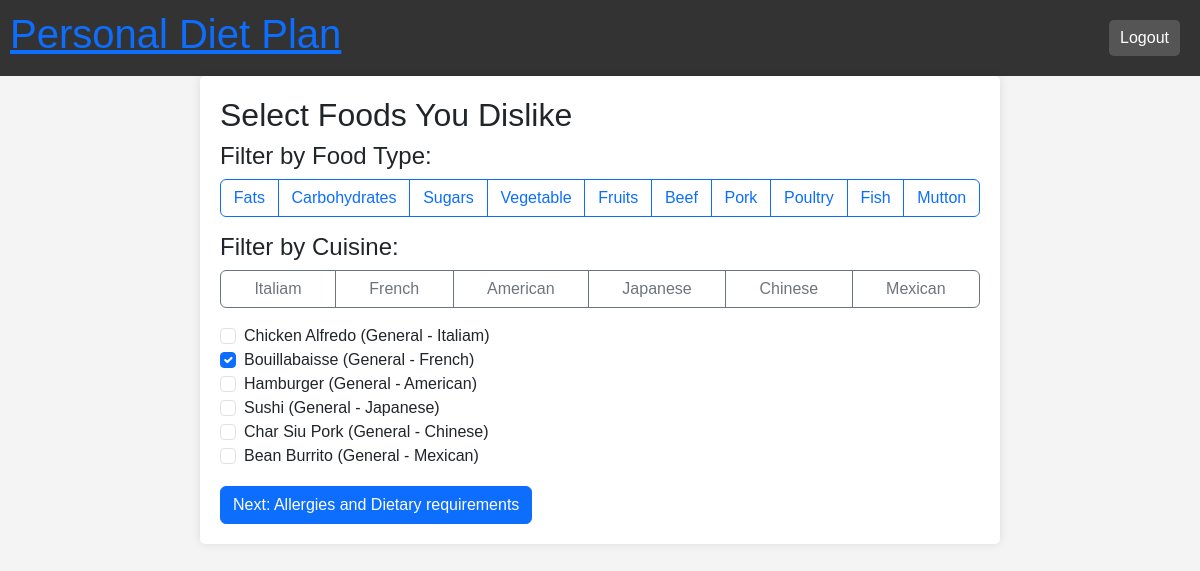
The app's page /disliked-foods/ (signed in), older data.
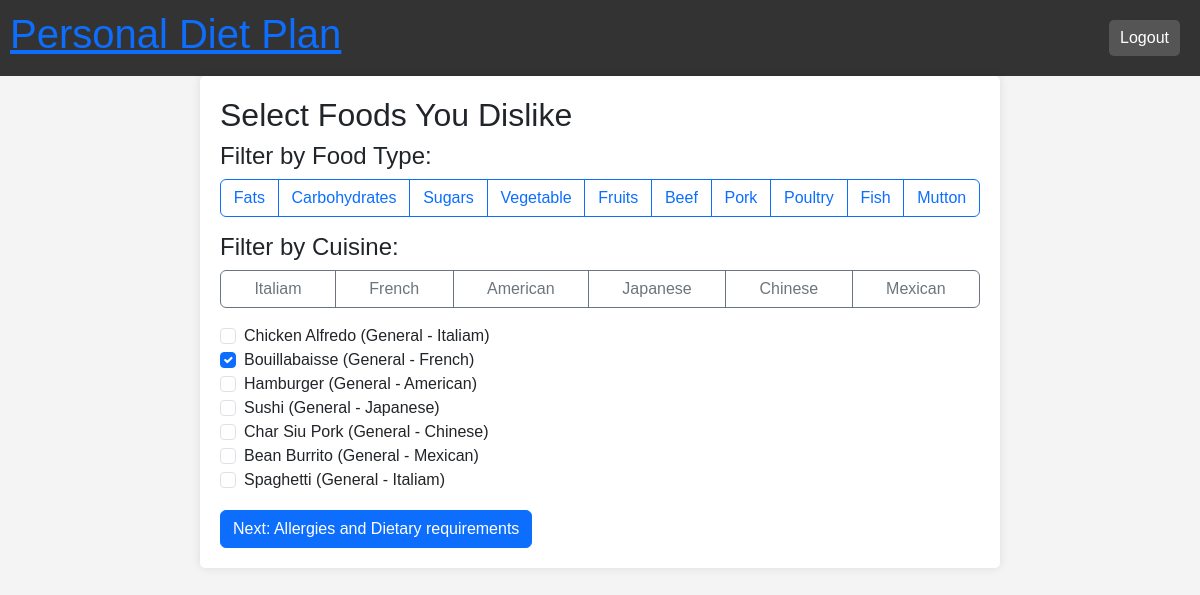
The same page, newer data.
### webapp/models.py (models this page shows, shortened)
class FoodCategory(models.Model):
    name = models.CharField(max_length=50, unique=True)

class Cuisine(models.Model):
    name = models.CharField(max_length=50, unique=True)

class Food(models.Model):
    name = models.CharField(max_length=100, unique=True)
    food_types = models.ManyToManyField(FoodCategory, blank=True)
    cuisine = models.ForeignKey(Cuisine, on_delete=models.SET_NULL, null=True, blank=True)
    flavor_profile = models.ManyToManyField(FlavorProfile, blank=True);
    texture_profile = models.ManyToManyField(TextureProfile, blank=True);

class UserFoodSelection(models.Model):
    user = models.OneToOneField(User, on_delete=models.CASCADE, null=True)
    liked_foods = models.ManyToManyField(Food, blank=True, related_name="liked_by_users")
    disliked_foods = models.ManyToManyField(Food, blank=True, related_name="disliked_by_users")
    allergy = models.ManyToManyField(Allergy, blank=True, related_name="user_allergy")
    dietary_requirement = models.ManyToManyField(DietaryRequirement, blank=True, related_name="user_dietary_requirement")
    health_goals = models.ManyToManyField(HealthGoals, blank=True, related_name="user_health_goal")

### webapp/views.py (the view)
# urls.py: path("disliked-foods/", views.disliked_foods, name="disliked_foods"),
@login_required
def disliked_foods(request):
    foods = Food.objects.all()
    categories = FoodCategory.objects.all()
    cuisines = Cuisine.objects.all()
    user_selection, created = UserFoodSelection.objects.get_or_create(user=request.user)
    food_type = request.GET.get("filter_type")
    cuisine = request.GET.get("filter_cuisine")
    if food_type:
        foods = foods.filter(food_type__name=food_type)
    if cuisine:
        foods = foods.filter(cuisine__name=cuisine)
    if request.method == "POST":
        selected_food_ids = request.POST.getlist("foods")
        user_selection.disliked_foods.set(selected_food_ids)
        return redirect("allergy_dietary")
    return render(request, "disliked_foods.html", {
        "foods": foods,
        "user_selection": user_selection,
        "categories": categories,
        "cuisines": cuisines
    })

### webapp/templates/disliked_foods.html (shortened to what this page needs)
{% extends "base.html" %}
{% block content %}
<h2>Select Foods You Dislike</h2>
<h4>Filter by Food Type:</h4>
<div class="d-flex flex-wrap btn-group mb-3">
    {% for category in categories %}
        <a href="?filter_type={{ category.name }}" class="btn btn-outline-primary">{{ category.name }}</a>
    {% endfor %}
</div>
<h4>Filter by Cuisine:</h4>
<div class="d-flex flex-wrap btn-group mb-3">
    {% for cuisine in cuisines %}
        <a href="?filter_cuisine={{ cuisine.name }}" class="btn btn-outline-secondary">{{ cuisine.name }}</a>
    {% endfor %}
</div>
<form method="POST">
    <div class="form-check">
        {% for food in foods %}
            <input class="form-check-input" type="checkbox" name="foods" value="{{ food.id }}" id="food{{ food.id }}"
                {% if food in user_selection.disliked_foods.all %}checked{% endif %}>
            <label class="form-check-label" for="food{{ food.id }}">
                {{ food.name }} ({{ food.food_type.name|default:"General" }} - {{ food.cuisine.name|default:"General" }})
            </label><br>
        {% endfor %}
    </div>
    <button type="submit" class="btn btn-primary mt-3">Next: Allergies and Dietary requirements</button>
</form>
{% endblock %}

Row changes from the older to the newer data that the page shows:
added Food: name "Spaghetti", food_type.name "General", cuisine.name "Italiam"
